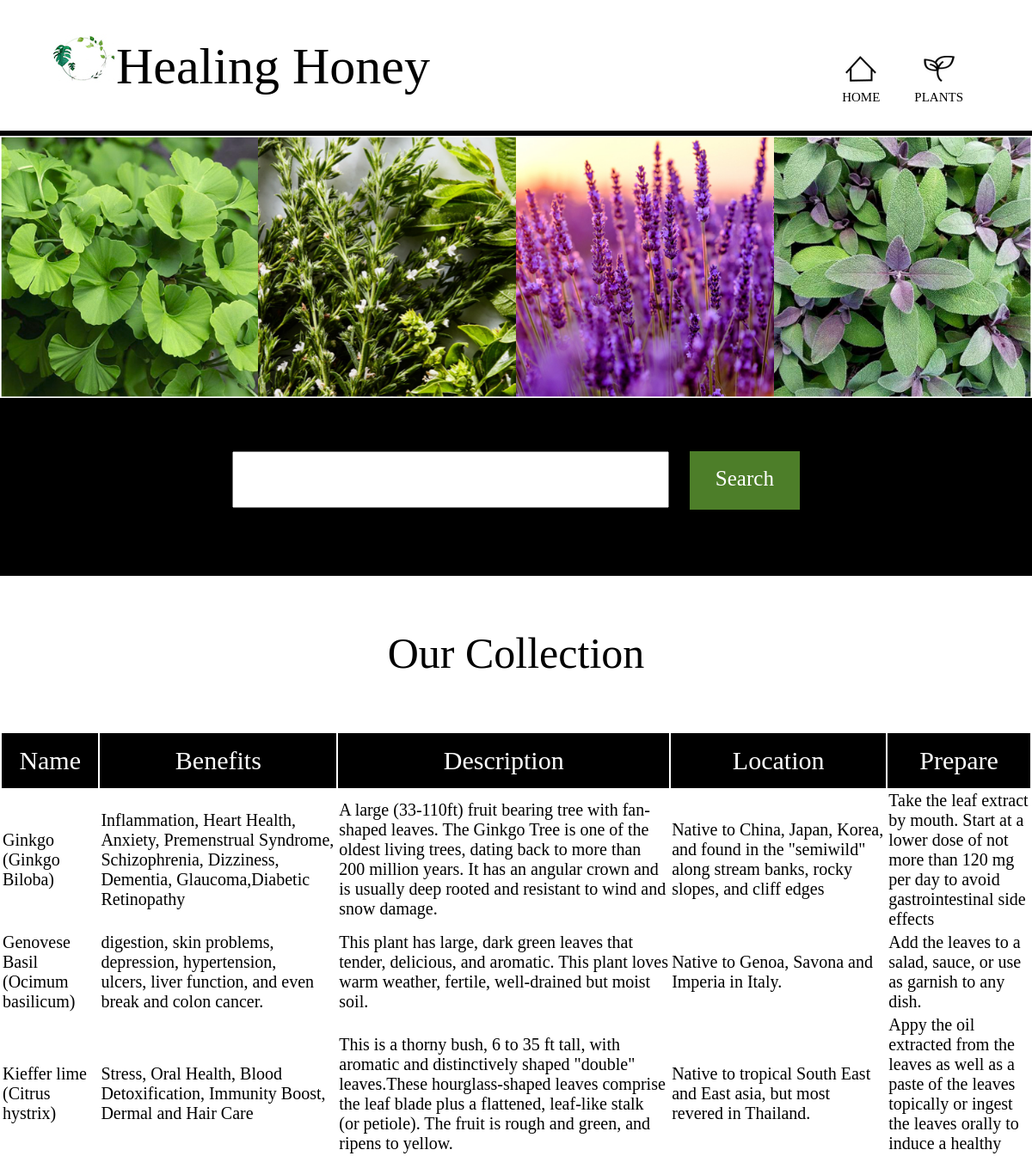
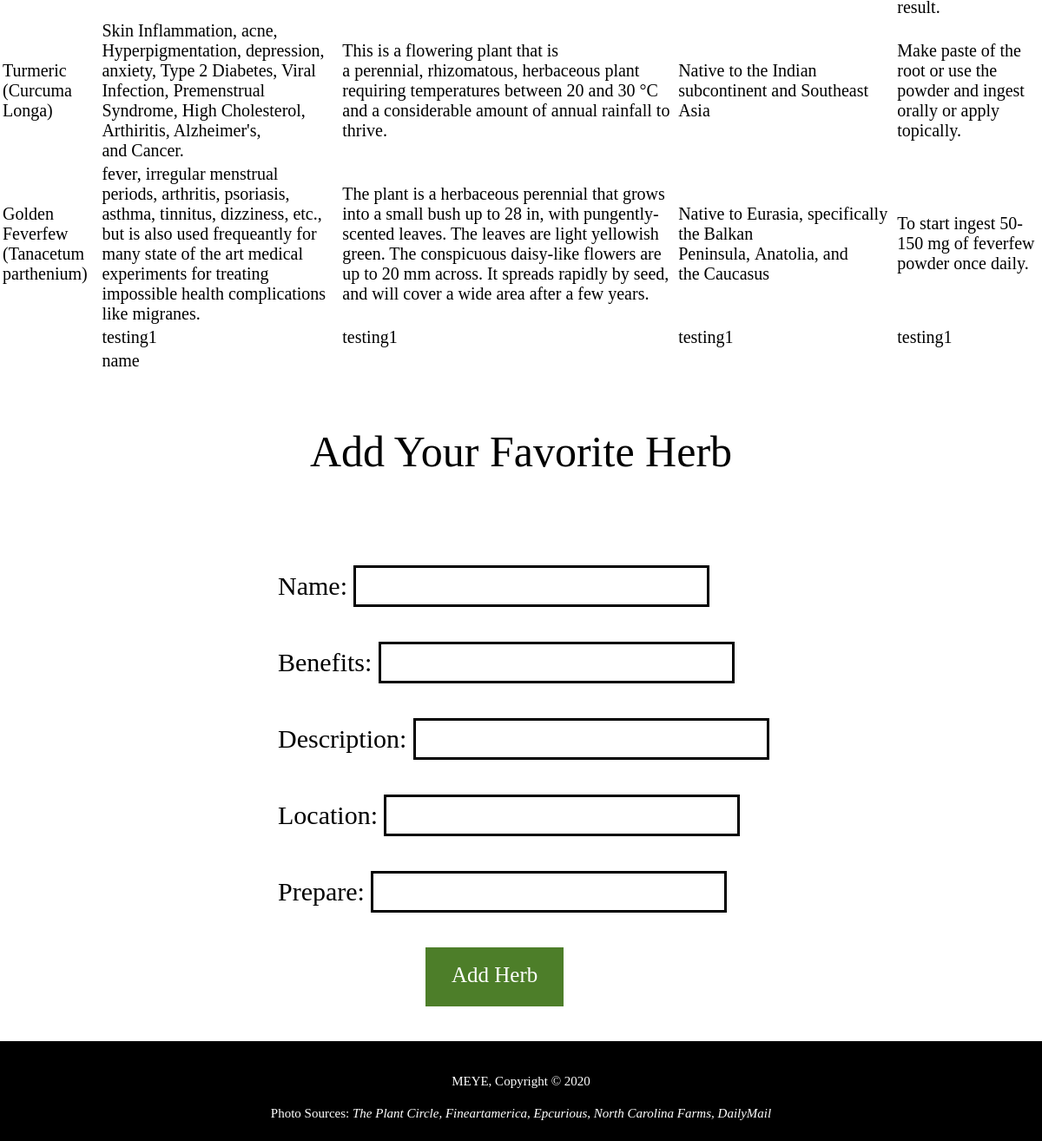
The app's page /plants.php with its own data (2 pictures, top to bottom).
### tables this page shows
CREATE TABLE plants (id INTEGER PRIMARY KEY UNIQUE NOT NULL, _name TEXT (100), benefits TEXT (500), _description TEXT (500), _location TEXT (400), prepare TEXT (400));

### includes/init.php (called while the page is built, shortened)
<?php
function exec_sql_query($db, $sql, $params = array())
{
  $query = $db->prepare($sql);
  if ($query and $query->execute($params)) {
    return $query;
  }
  return null;
}
?>

### plants.php (the view, shortened to what this page needs)
<?php
include("includes/init.php");
$db = open_sqlite_db("./secure/plants.sqlite");
function print_data($data)
{
?>
  <tr>
    <td><?php echo htmlspecialchars($data["_name"]); ?></td>
    <td><?php echo htmlspecialchars($data["benefits"]); ?></td>
    <td><?php echo htmlspecialchars($data["_description"]); ?></td>
    <td><?php echo htmlspecialchars($data["_location"]); ?></td>
    <td><?php echo htmlspecialchars($data["prepare"]); ?></td>
  </tr>
<?php
}
if (isset($_GET['search'])) {
  $do_search = TRUE;
  $search = filter_input(INPUT_GET, 'search', FILTER_SANITIZE_STRING);
  $search = trim($search);
} else {
  $do_search = FALSE;
  $search = NULL;
}
?>
<!DOCTYPE html>
<html lang="en" dir="ltr">
<head>
    <link rel="stylesheet" href="./css/style.css">
  </head>
  <body>
    <?php include './includes/nav.php';?>
    <section id=collage>
      <div class="container1">
        <img src= "./img/collage.png" alt= "A collage of Herbs">
      </div>
    </section>
    <div id= "searchbar">
      <form id="searchForm" action="plants.php" method="get" novalidate>
        <input type="text" name="search" required />
        <button class= button1 type="submit"> Search </button>
      </form>
    </div>
    <?php
    if ($do_search) { ?>
      <h2>Herbs Requested</h2>
      <?php
        $sql = "SELECT * FROM plants WHERE _name LIKE '%' || :search || '%' OR benefits LIKE '%' || :search || '%' OR _description LIKE '%' || :search || '%' OR _location LIKE '%' || :search || '%' OR prepare LIKE '%' || :search || '%'";
        $params = array(':search' => $search);
    } else {
      ?>
      <h2>Our Collection</h2>
      <?php
      $sql = "SELECT * FROM plants";
      $params = array();
    }
    $result = exec_sql_query($db, $sql, $params);
    if ($result) {
      $datas = $result->fetchAll();
      if (count($datas) > 0) {
      ?>
        <table>
          <tr>
            <th>Name</th>
            <th>Benefits</th>
            <th>Description</th>
            <th>Location</th>
            <th>Prepare</th>
          </tr>
          <?php
          foreach ($datas as $data) {
            print_data($data);
          }
          ?>
        </table>
    <?php
      } else {
        echo "<p>We do not have any information on that currently. You can check out more herbs here: https://web.extension.illinois.edu/herbs/directory.cfm </p>";
      }
    }
    ?>
    <h2>Add Your Favorite Herb</h2>
    <div id= messege>
    </div>
    <form id="addherb" action="plants.php" method="post" novalidate>
        <div class="form">
          <label>Name:</label>
          <input type="text" name="_name" />
        </div>
        <div class="form">
          <label>Benefits:</label>
          <input type="text" name="benefits" />
        </div>
        <div class="form">
          <label>Description:</label>
          <input type="text" name="_description" />
        </div>
        <div class="form">
          <label>Location:</label>
          <input type="text" name="_location" />
        </div>
        <div class="form">
          <label>Prepare:</label>
          <input type="text" name="prepare" />
        </div>
        <div class="form">
          <button class=button2 type="submit"> Add Herb </button>
        </div>
    </form>
    <footer>
      <?php include './includes/footer.php';?>
      Photo Sources: <cite>
          <a href="https://theplantcircle.com/">The Plant Circle,</a>
          <a href="https://fineartamerica.com/featured/1-maidenhair-tree-ginkgo-biloba-brian-gadsbyscience-photo-library.html">Fineartamerica,</a>
          <a href="https://www.epicurious.com/ingredients/fresh-herbs-how-to-use-them-articlea">Epcurious,</a>
          <a href="https://ncfarmsinc.com/unrooted-cuttings/Herb-Salvia-Officinalis-Purple-Sage">North Carolina Farms,</a>
          <a href="https://www.dailymail.co.uk/health/article-5517557/Lavender-tea-tree-oil-men-MOOBS.html">DailyMail</a>
      </cite>
    </footer>
  </body>
</html>

### includes/nav.php
<header>
  <div class="container9">
    <div id="branding">
      <h1><img src="./img/logo.jpg" alt="Healing Honey Logo">Healing Honey</h1>
    </div>
    <nav>
      <ul>
        <li <?php echo $index_current;?>>
        <img src="./img/home.png" alt="Home Logo">
        <div>
          <a href="index.php">Home</a>
        </div>
        </li>
        <li <?php echo $plants_current;?>>
        <img src="./img/plant.png" alt="Home Logo">
        <div>
          <a href="plants.php">Plants</a>
        </div>
        </li>
        </ul>
    </nav>
  </div>
</header>

### includes/footer.php
<p>MEYE, Copyright &copy; <?php echo date("Y"); ?></p>

### css/style.css (style rules this page uses)
body { font: 15px/ 1.5 Raleway; padding: 0; margin: 0; background-color:#ffffff; }
.container1 { width: 100%; margin: auto; overflow: hidden; }
.container9 { width: 90%; margin: auto; overflow: hidden; }
.button2 { padding: 18px 30px 22px 30px; border: 0; color: #ffffff; background: #4d7e29; font: 25px raleway; align-content: center; margin-left: 25%; }
.button1 { padding: 18px 30px 22px 30px; border: 0; color: #ffffff; background: #4d7e29; font: 25px raleway; align-content: center; }
header { background: #ffffff; color: black; min-height: 80px; border-bottom: black 6px solid; }
header a { color: black; text-decoration: None; text-transform: uppercase; font-size: 15px; }
header li { float: left; display: inline; padding: 0 20px 0 20px; margin-top: 40px; text-align: center; }
header #branding { float: left; margin:0px; margin: 0px; padding: 0px; }
#branding h1 { font: 60px Dr Sugiyama; }
header nav { float: right; margin-top: 10px; }
#collage { background-color: black; min-height: 240px; width: 100%; text-align: center; }
#collage img { width: 100%; }
#searchbar { background-color: black; height: 200px; }
#searchForm { width: 60%; text-align: center; background-color: black; color: white; padding: 55px 20% 0 20%; }
#searchForm input { height: 60px; width: 500px; margin: 0 20px 0 0 ; font: 20px Raleway; color: #4d7e29; }
h2 { font: 50px Dr Sugiyama; padding: 20px 20px 20px 20px; text-align: center; }
table { font: 20px Raleway; font-weight: light; }
table th { font: 30px Raleway; font-weight: light; background-color: black; color: white; padding: 15px; }
#addherb { font: 30px Raleway; width: 60%; margin-left: 25%; }
.form { padding: 20px 20px 20px 20px; text-align: left; }
#addherb input { height: 40px; width: 400px; font: 30px Raleway; color: #4d7e29; border: 3px solid black; }
#messege { font: 30px Raleway; text-align: center; padding-bottom: 20px; }
footer { margin-top: 20px; padding: 20px; color: #ffffff; background: black; text-align: center; }
footer a { text-decoration: None; color: white; }

### records on screen
plants: _name "Ginkgo (Ginkgo Biloba)", benefits "Inflammation, Heart Health, Anxiety, Premenstrual Syndrome, Schizophrenia, Dizziness, Dementia, Glaucoma,Diabetic Retinopathy", _description "A large (33-110ft) fruit bearing tree with fan-shaped leaves. The Ginkgo Tree is one of the oldest living trees, dating back to more than 200 million years. It has an angular crown and is usually deep rooted and resistant to wind and snow damage.", _location "Native to China, Japan, Korea, and found in the \"semiwild\" along stream banks, rocky slopes, and cliff edges", prepare "Take the leaf extract by mouth. Start at a lower dose of not more than 120 mg per day to avoid gastrointestinal side effects"
plants: _name "Genovese Basil (Ocimum basilicum)", benefits "digestion, skin problems, depression, hypertension, ulcers, liver function, and even break and colon cancer.", _description "This plant has large, dark green leaves that tender, delicious, and aromatic. This plant loves warm weather, fertile, well-drained but moist soil.", _location "Native to Genoa, Savona and Imperia in Italy.", prepare "Add the leaves to a salad, sauce, or use as garnish to any dish."
plants: _name "Kieffer lime (Citrus hystrix)", benefits "Stress, Oral Health, Blood Detoxification, Immunity Boost, Dermal and Hair Care", _description "This is a thorny bush, 6 to 35 ft tall, with aromatic and distinctively shaped \"double\" leaves.These hourglass-shaped leaves comprise the leaf blade plus a flattened, leaf-like stalk (or petiole). The fruit is rough and green, and ripens to yellow.", _location "Native to tropical South East and East asia, but most revered in Thailand.", prepare "Appy the oil extracted from the leaves as well as a paste of the leaves topically or ingest the leaves orally to induce a healthy result."
plants: _name "Turmeric (Curcuma Longa)", benefits "Skin Inflammation, acne, Hyperpigmentation, depression, anxiety, Type 2 Diabetes, Viral Infection, Premenstrual Syndrome, High Cholesterol, Arthiritis, Alzheimer's, and Cancer.", _description "This is a flowering plant that is a perennial, rhizomatous, herbaceous plant requiring temperatures between 20 and 30 °C and a considerable amount of annual rainfall to thrive.", _location "Native to the Indian subcontinent and Southeast Asia", prepare "Make paste of the root or use the powder and ingest orally or apply topically."
plants: _name "Golden Feverfew (Tanacetum parthenium)", benefits "fever, irregular menstrual periods, arthritis, psoriasis, asthma, tinnitus, dizziness, etc., but is also used frequeantly for many state of the art medical experiments for treating impossible health complications like migranes.", _description "The plant is a herbaceous perennial that grows into a small bush up to 28 in, with pungently-scented leaves. The leaves are light yellowish green. The conspicuous daisy-like flowers are up to 20 mm across. It spreads rapidly by seed, and will cover a wide area after a few years.", _location "Native to Eurasia, specifically the Balkan Peninsula, Anatolia, and the Caucasus", prepare "To start ingest 50-150 mg of feverfew powder once daily."
plants: benefits "testing1", _description "testing1", _location "testing1", prepare "testing1"
plants: benefits "name"
